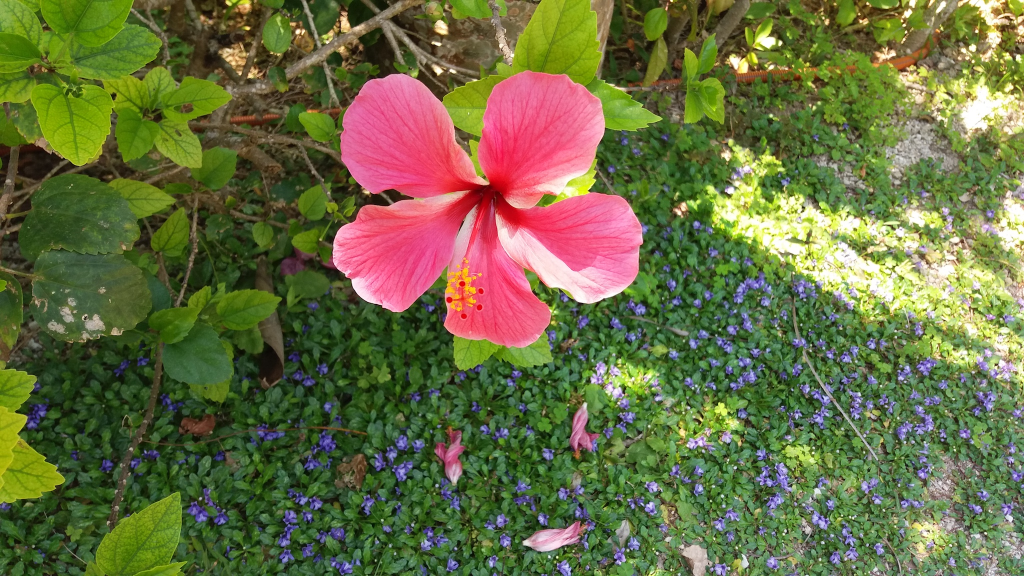
#> input picture flower.jpg, 2048 x 1152 px (shown at 1/2 size)
$ python find_countours.py
#> lines starting #> are read from the running program, lines starting #| are printed output that depends on the picture; after the words box and inside, x2 and y2 are one past the last pixel; in counts of white or black regions, pixels touching at a corner belong together
import cv2
import matplotlib.pyplot as plt

# 画像を読み込んでリサイズ
img = cv2.imread("flower.jpg")
#> img is the input picture: shape (1152, 2048, 3); mean B, G, R 66.5, 109.1, 105.6
img = cv2.resize(img, (300, 169))
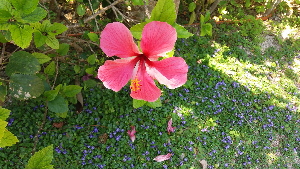
#> img: shape (169, 300, 3); mean B, G, R 66.4, 109, 105.5

# 色空間を二値化
gray = cv2.cvtColor(img, cv2.COLOR_BGR2GRAY)
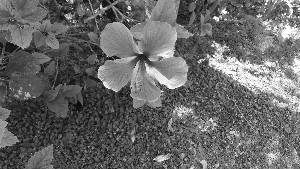
#> gray: shape (169, 300); min 5, max 255, mean 103.1
gray = cv2.GaussianBlur(gray, (7, 7), 0)
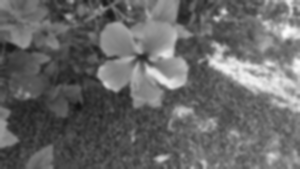
#> gray: shape (169, 300); min 17, max 252, mean 103.1
im2 = cv2.threshold(gray, 140, 240, cv2.THRESH_BINARY_INV)[1]
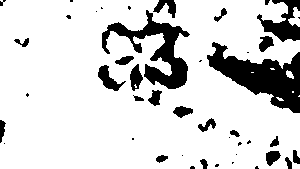
#> im2: shape (169, 300); values 0 (black) and 240 (white), 83.6% white; 44 black regions (22 under 20 px), largest, box (x1, y1, x2, y2) and area: (207, 42, 300, 113) 2958, (102, 10, 190, 89) 2241, (257, 0, 300, 42) 822

# 画面左側に二極化した画像を描画
plt.subplot(1, 2, 1)
plt.imshow(im2, cmap="gray")

# 輪郭を抽出
#> (the run stopped early here; a loop or call above may not have finished)
